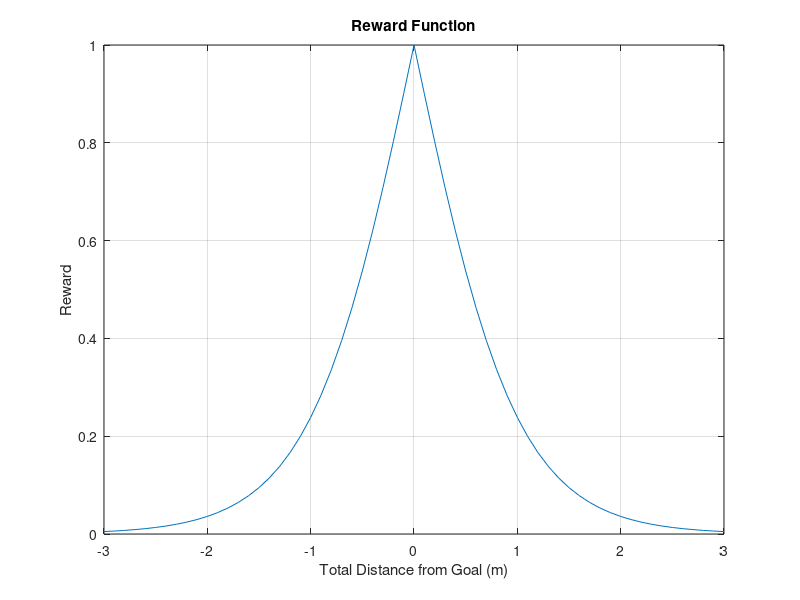

Source code (MATLAB):
clear
clc
close all
 
% Input distance
x = -3:.1:3;
 
% Reward
y = 1*(1-abs(tanh(x)));

% Plot reward function
plot(x,y)
xlabel('Total Distance from Goal (m)')
ylabel('Reward')
title('Reward Function')
grid on

% Save Image
image_folder = 'Images';
image_file = ('Reward_Function.png');
image_save_path = fullfile(image_folder,image_file);
saveas(gcf, image_save_path)